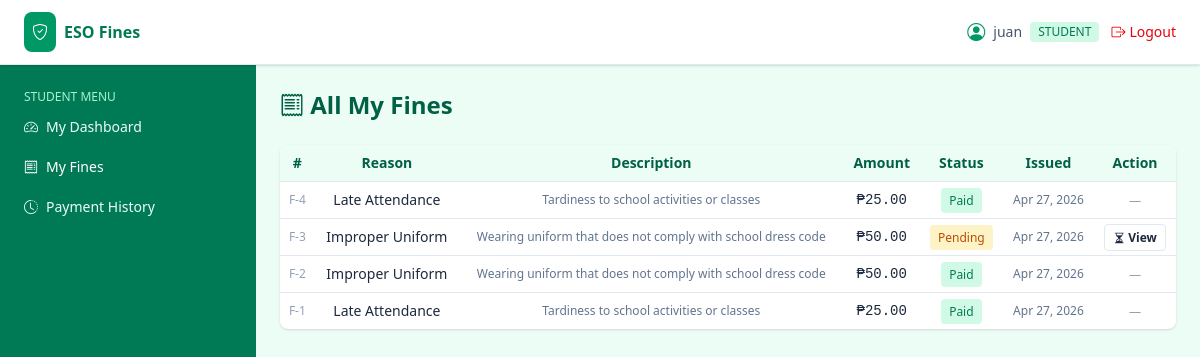
Page /student/fines.php (signed in) on the committed database.
### tables this page shows
CREATE TABLE `users` (
  `id` int(11) UNSIGNED NOT NULL,
  `username` varchar(60) NOT NULL,
  `email` varchar(120) NOT NULL,
  `password` varchar(255) NOT NULL,
  `role` enum('admin','student') NOT NULL DEFAULT 'student',
  `student_id` int(11) UNSIGNED DEFAULT NULL,
  `is_active` tinyint(1) NOT NULL DEFAULT 1,
  `created_at` timestamp NOT NULL DEFAULT current_timestamp()
);

CREATE TABLE `fines` (
  `id` int(11) UNSIGNED NOT NULL,
  `student_id` int(11) UNSIGNED NOT NULL,
  `category_id` int(11) UNSIGNED DEFAULT NULL,
  `amount` decimal(10,2) NOT NULL,
  `reason` varchar(255) NOT NULL,
  `status` enum('unpaid','pending','paid','cancelled') NOT NULL DEFAULT 'unpaid',
  `issued_by` int(11) UNSIGNED NOT NULL,
  `issued_at` timestamp NOT NULL DEFAULT current_timestamp(),
  `paid_at` timestamp NULL DEFAULT NULL
);

CREATE TABLE `fine_categories` (
  `id` int(11) UNSIGNED NOT NULL,
  `name` varchar(100) NOT NULL,
  `default_amount` decimal(10,2) NOT NULL DEFAULT 0.00,
  `description` varchar(255) DEFAULT NULL,
  `is_active` tinyint(1) NOT NULL DEFAULT 1
);

### includes/db.php (called while the page is built, shortened)
<?php
function db() {
    static $pdo = null;
    if ($pdo === null) {
        $dsn = 'mysql:host=' . DB_HOST . ';port=' . DB_PORT . ';dbname=' . DB_NAME . ';charset=utf8mb4';
        try {
            $pdo = new PDO($dsn, DB_USER, DB_PASS, [
                PDO::ATTR_ERRMODE            => PDO::ERRMODE_EXCEPTION,
                PDO::ATTR_DEFAULT_FETCH_MODE => PDO::FETCH_ASSOC,
                PDO::ATTR_EMULATE_PREPARES   => false,
            ]);
        } catch (PDOException $e) {
            http_response_code(500);
            die('Database connection failed: ' . htmlspecialchars($e->getMessage()));
        }
    }
    return $pdo;
}
function db_all($sql, $params = []) {
    $stmt = db()->prepare($sql);
    $stmt->execute($params);
    return $stmt->fetchAll();
}
function db_one($sql, $params = []) {
    $stmt = db()->prepare($sql);
    $stmt->execute($params);
    return $stmt->fetch();
}

### includes/auth.php (called while the page is built, shortened)
<?php
require_once __DIR__ . '/db.php';
require_once __DIR__ . '/functions.php';
function current_user() {
    static $cache = null;
    if ($cache !== null && $cache['id'] === (int)$_SESSION['user_id']) return $cache;
    $cache = db_one('SELECT * FROM users WHERE id = ? AND is_active = 1', [$_SESSION['user_id']]);
    return $cache ?: null;
}
function current_student() {
    $u = current_user();
    return db_one('SELECT * FROM students WHERE id = ?', [$u['student_id']]);
}
function check_session_timeout() {
    if (!current_user()) return;
}
function require_login() {
    check_session_timeout();
}
function require_role($role) {
    require_login();
}

### includes/functions.php (called while the page is built, shortened)
<?php
function e($val) {
    return htmlspecialchars((string)$val, ENT_QUOTES, 'UTF-8');
}
function peso($n) {
    return '₱' . number_format((float)$n, 2);
}
function fdate($d, $fmt = 'M d, Y h:i A') {
    $ts = is_numeric($d) ? (int)$d : strtotime($d);
    return $ts ? date($fmt, $ts) : '—';
}

### student/fines.php (the view, shortened to what this page needs)
<?php
require_once __DIR__ . '/../includes/auth.php';
require_role('student');
$student = current_student();
$rows = db_all("
  SELECT f.*, c.description AS category_description
  FROM fines f LEFT JOIN fine_categories c ON c.id = f.category_id
  WHERE f.student_id = ?
  ORDER BY f.issued_at DESC", [$student['id']]);
include __DIR__ . '/../templates/header.php';
include __DIR__ . '/../templates/sidebar.php';
?>
<h1 class="text-2xl font-bold text-emerald-800 mb-6"><i class="bi bi-receipt"></i> All My Fines</h1>
<div class="bg-white rounded-lg shadow overflow-hidden">
  <div class="overflow-x-auto desktop-table">
  <table class="w-full text-sm">
    <thead class="bg-emerald-50 text-emerald-800">
      <tr>
        <th class="text-left p-2">#</th>
        <th class="text-left p-2">Reason</th>
        <th class="text-left p-2">Description</th>
        <th class="text-right p-2">Amount</th>
        <th class="p-2">Status</th>
        <th class="p-2">Issued</th>
        <th class="p-2">Action</th>
      </tr>
    </thead>
    <tbody>
    <?php foreach ($rows as $f): ?>
      <tr class="border-t hover:bg-emerald-50/40">
        <td class="p-2 text-xs text-slate-400">F-<?= e($f['id']) ?></td>
        <td class="p-2"><?= e($f['reason']) ?></td>
        <td class="p-2 text-xs text-slate-500"><?= e($f['category_description'] ?? '—') ?></td>
        <td class="p-2 text-right font-mono"><?= peso($f['amount']) ?></td>
        <td class="p-2 text-center"><?php
          $cls = ['unpaid'=>'bg-red-100 text-red-700','pending'=>'bg-amber-100 text-amber-700','paid'=>'bg-emerald-100 text-emerald-700','cancelled'=>'bg-slate-100 text-slate-600'][$f['status']];
          echo '<span class="text-xs px-2 py-1 rounded ' . $cls . '">' . e(ucfirst($f['status'])) . '</span>';
        ?></td>
        <td class="p-2 text-xs text-slate-500"><?= e(fdate($f['issued_at'], 'M d, Y')) ?></td>
        <td class="p-2 text-center">
          <?php if ($f['status'] === 'unpaid'): ?>
            <a href="<?= APP_URL ?>/student/pay.php?fine_id=<?= $f['id'] ?>"
               class="text-xs bg-emerald-600 hover:bg-emerald-700 text-white px-2 py-1 rounded inline-block">
              <i class="bi bi-credit-card"></i> Pay
            </a>
          <?php elseif ($f['status'] === 'pending'): ?>
            <a href="<?= APP_URL ?>/student/pay.php?fine_id=<?= $f['id'] ?>"
               class="text-xs bg-amber-400 hover:bg-amber-500 text-amber-900 font-semibold px-2 py-1 rounded inline-block border border-amber-500">
              <i class="bi bi-hourglass-split"></i> View
            </a>
          <?php else: ?>
            <span class="text-xs text-slate-400">—</span>
          <?php endif; ?>
        </td>
      </tr>
    <?php endforeach; if (!$rows): ?>
      <tr><td colspan="7" class="p-4 text-center text-slate-400">No fines on record.</td></tr>
    <?php endif; ?>
    </tbody>
  </table>
  </div>
</div>
<?php include __DIR__ . '/../templates/footer.php'; ?>

### templates/header.php (shortened to what this page needs)
<?php
require_once __DIR__ . '/../includes/auth.php';
$user = current_user();
?>
<!DOCTYPE html>
<html lang="en">
<head>
<link id="tw-css" rel="stylesheet" href="<?= APP_URL ?>/assets/css/tailwind.min.css">
<link id="bi-css" rel="stylesheet" href="<?= APP_URL ?>/assets/css/bootstrap-icons.min.css">
</head>
<body class="bg-emerald-50 text-slate-800 min-h-screen">
<header class="bg-white border-b border-emerald-100 sticky top-0 z-30 shadow-sm">
  <div class="flex items-center justify-between px-4 md:px-6 py-3">
    <div class="flex items-center gap-3">
      <a href="<?= APP_URL ?>" class="flex items-center gap-2">
        <span class="bg-emerald-600 text-white p-2 rounded-lg"><i class="bi bi-shield-check"></i></span>
        <span class="font-bold text-emerald-700">ESO Fines</span>
      </a>
    </div>
    <div class="flex items-center gap-3">
      <span class="hidden sm:flex items-center gap-2 text-sm text-slate-600">
        <i class="bi bi-person-circle text-emerald-600 text-lg"></i>
        <?= e($user['username']) ?>
        <span class="text-xs uppercase bg-emerald-100 text-emerald-700 px-2 py-0.5 rounded"><?= e($user['role']) ?></span>
      </span>
      <a href="<?= APP_URL ?>/actions/logout.php" class="text-sm text-red-600 hover:underline flex items-center gap-1">
        <i class="bi bi-box-arrow-right"></i> Logout
      </a>
    </div>
  </div>
</header>
<div class="flex">

### templates/header.php (style rules this page uses)
*, *::before, *::after { border-color: #e2e8f0; }
body { font-family: 'Segoe UI', Tahoma, Geneva, Verdana, sans-serif; }
main table th, main table td { text-align: center !important; vertical-align: middle; }

### rows in the picture
users: username "juan", role "STUDENT"
fines: id "4", reason "Late Attendance", category.description "Tardiness to school activities or classes", amount "₱25.00", status "Paid", issued_at "Apr 27, 2026"
fines: id "3", reason "Improper Uniform", category.description "Wearing uniform that does not comply with school dress code", amount "₱50.00", status "Pending", issued_at "Apr 27, 2026"
fines: id "2", reason "Improper Uniform", category.description "Wearing uniform that does not comply with school dress code", amount "₱50.00", status "Paid", issued_at "Apr 27, 2026"
fines: id "1", reason "Late Attendance", category.description "Tardiness to school activities or classes", amount "₱25.00", status "Paid", issued_at "Apr 27, 2026"
